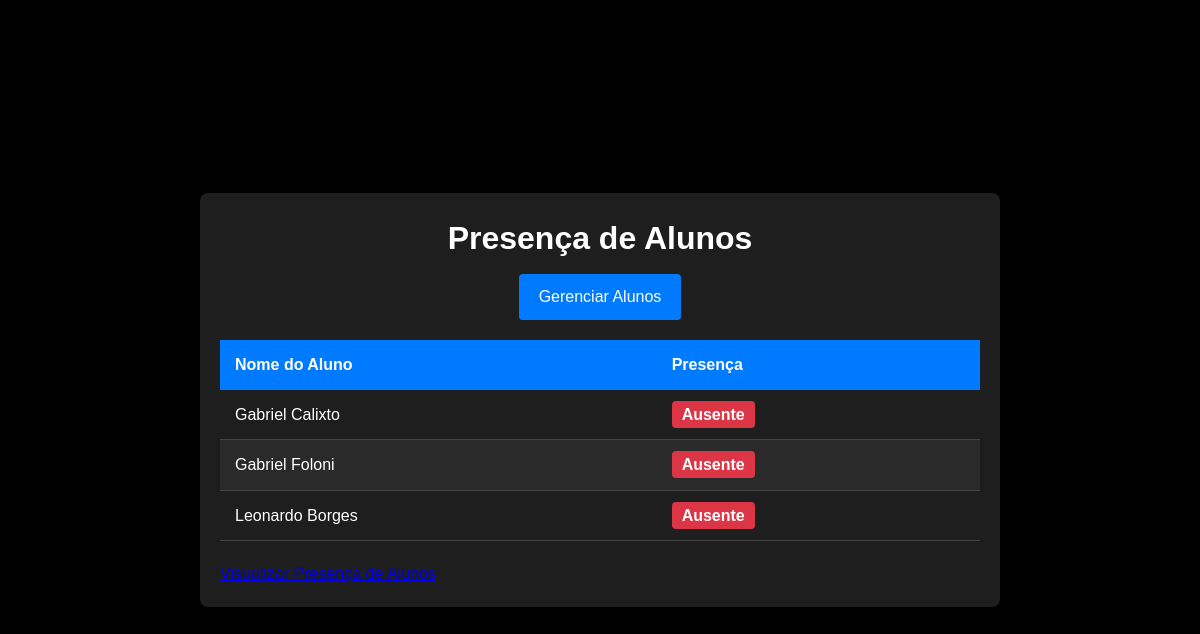
The page / on the database its author committed.
### app_Projeto/models.py (models this page shows, shortened)
class Aluno(models.Model):
    nome = models.CharField(max_length=255)
    email = models.EmailField(unique=True)
    matricula = models.CharField(max_length=20, unique=True)

### app_Projeto/views.py (the view)
# urls.py: path('', views.index,name='index'),
def index(request):
    alunos = Aluno.objects.all()
    data_atual = timezone.now().date()
    registros_presenca = RegistroPresenca.objects.filter(data=data_atual)
    presenca_alunos = {}
    for aluno in alunos:
        try:
            registro_presenca = registros_presenca.get(aluno=aluno)
            presenca_alunos[aluno] = registro_presenca.presente
        except RegistroPresenca.DoesNotExist:
            presenca_alunos[aluno] = False
    context = {
        'presenca_alunos': presenca_alunos
    }
    return render(request, 'index.html', context)

### app_Projeto/templates/index.html (shortened to what this page needs)
{% load static %}
<!DOCTYPE html>
<html lang="pt-BR">
<head>
    <link rel="stylesheet" href="{% static 'styles.css' %}">
</head>
<body>
    <div class="container">
        <header>
            <h1>Presença de Alunos</h1>
            <a href="{% url 'lista_alunos' %}" class="btn">Gerenciar Alunos</a>
        </header>
        <main>
            <table id="attendance-table">
                <thead>
                    <tr>
                        <th>Nome do Aluno</th>
                        <th>Presença</th>
                    </tr>
                </thead>
                <tbody>
                    {% for aluno, presente in presenca_alunos.items %}
                    <tr>
                        <td>{{ aluno.nome }}</td>
                        <td>
                            <span class="presence {% if presente %}presente{% else %}ausente{% endif %}" data-aluno-id="{{ aluno.id }}">
                                {% if presente %}
                                    Presente
                                {% else %}
                                    Ausente
                                {% endif %}
                            </span>
                        </td>
                    </tr>
                    {% endfor %}
                </tbody>
            </table>
            <a href="{% url 'visualizar_presenca' %}" class="btn">Visualizar Presença de Alunos</a>
        </main>
    </div>
</body>
</html>

### app_Projeto/static/styles.css (style rules this page uses)
* { margin: 0; padding: 0; box-sizing: border-box; }
body { font-family: 'Arial', sans-serif; background-color: #000; color: #fff; line-height: 1.6; display: flex; justify-content: center; align-items: center; min-height: 100vh; }
.container { background: #1e1e1e; padding: 20px; border-radius: 8px; box-shadow: 0 2px 4px rgba(0, 0, 0, 0.3); max-width: 800px; width: 100%; }
header { text-align: center; margin-bottom: 20px; }
header h1 { font-size: 2em; color: #fff; }
header .btn { display: inline-block; margin-top: 10px; padding: 10px 20px; background-color: #007BFF; color: #fff; text-decoration: none; border-radius: 4px; transition: background-color 0.3s; }
table { width: 100%; border-collapse: collapse; margin-bottom: 20px; }
table thead { background-color: #333; }
table th, table td { padding: 12px 15px; text-align: left; }
table th { background-color: #007BFF; color: #fff; }
table tbody tr { border-bottom: 1px solid #444; }
table tbody tr:nth-child(even) { background-color: #2a2a2a; }
table tbody tr:nth-child(odd) { background-color: #1e1e1e; }
.presence { font-weight: bold; padding: 5px 10px; border-radius: 4px; font-weight: bold; text-transform: none; cursor: pointer; }
.presence.ausente { background-color: #dc3545; color: #fff; }

### rows shown on the page
Aluno: nome "Gabriel Calixto"
Aluno: nome "Gabriel Foloni"
Aluno: nome "Leonardo Borges"
